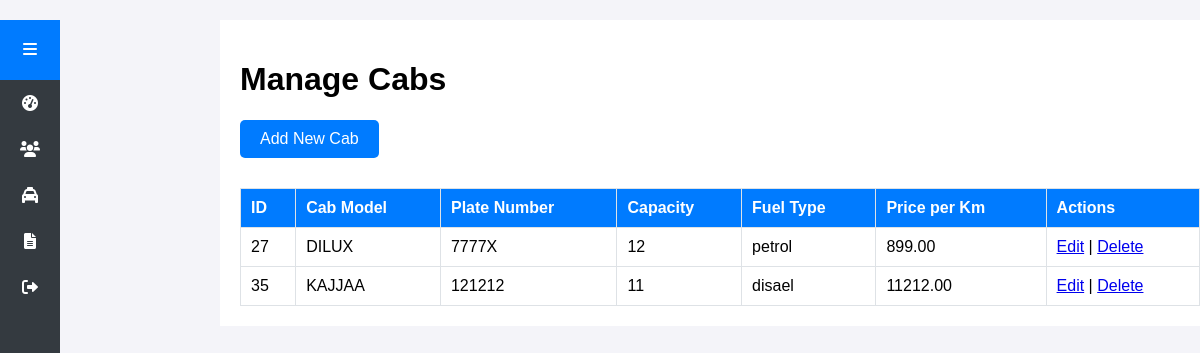
Page /admin/manage_cabs.php (signed in) on the committed database.
### tables this page shows
CREATE TABLE `cabs` (
  `id` int(11) NOT NULL,
  `driver_id` int(11) NOT NULL,
  `model` varchar(255) NOT NULL,
  `plate_number` varchar(20) NOT NULL,
  `capacity` int(11) NOT NULL,
  `fuel_type` varchar(20) DEFAULT NULL,
  `price_per_km` decimal(10,2) NOT NULL,
  `availability` enum('On duty','On leave','maintenance') NOT NULL,
  `created_at` timestamp NULL DEFAULT current_timestamp()
);

### admin/manage_cabs.php (the view, shortened to what this page needs)
<?php
include 'db_connection.php';
$sql = "SELECT * FROM cabs";
$result = $conn->query($sql);
?>
<!DOCTYPE html>
<html lang="en">
<head>
    <link rel="stylesheet" href="../styles.css">
    <link rel="stylesheet" href="https://cdnjs.cloudflare.com/ajax/libs/font-awesome/6.0.0-beta3/css/all.min.css">
</head>
<body>
    <div class="sidebar" id="sidebar">
        <div class="sidebar-header">
            <div class="menu-toggle" id="menu-toggle">
                <i class="fas fa-bars"></i>
            </div>
        </div>
        <div class="sidebar-menu" id="sidebar-menu">
            <a href="admin_dashboard.php"><i class="fas fa-tachometer-alt"></i><span class="menu-text">Dashboard</span></a>
            <a href="manage_users.php"><i class="fas fa-users"></i><span class="menu-text">Manage Users</span></a>
            <a href="manage_cabs.php"><i class="fas fa-taxi"></i><span class="menu-text">Manage Cabs</span></a>
            <a href="manage_bookings.php"><i class="fas fa-file-alt"></i><span class="menu-text">Manage Bookings</span></a>
            <a href="logout.php"><i class="fas fa-sign-out-alt"></i><span class="menu-text">Logout</span></a>
        </div>
    </div>
    <div class="container">
        <h1>Manage Cabs</h1>
        <a href="add_cab.php" class="add-cab-btn">Add New Cab</a>
        <table>
            <thead>
                <tr>
                    <th>ID</th>
                    <th>Cab Model</th>
                    <th>Plate Number</th>
                    <th>Capacity</th>
                    <th>Fuel Type</th>
                    <th>Price per Km</th>
                    <th>Actions</th>
                </tr>
            </thead>
            <tbody>
                <?php while($row = $result->fetch_assoc()) { ?>
                <tr>
                    <td><?php echo $row['id']; ?></td>
                    <td><?php echo $row['model']; ?></td>
                    <td><?php echo $row['plate_number']; ?></td>
                    <td><?php echo $row['capacity']; ?></td>
                    <td><?php echo $row['fuel_type']; ?></td>
                    <td><?php echo $row['price_per_km']; ?></td>
                    <td>
                        <a href="edit_cab.php?id=<?php echo $row['id']; ?>">Edit</a> |
                        <a href="delete_cab.php?id=<?php echo $row['id']; ?>" onclick="return confirm('Are you sure?')">Delete</a>
                    </td>
                </tr>
                <?php } ?>
            </tbody>
        </table>
    </div>
</body>
</html>

### styles.css (style rules this page uses)
body { font-family: Arial, sans-serif; background-color: #f4f4f4; margin: 0; padding: 0; }

### admin/manage_cabs.php (style rules this page uses)
body { background-color: #f4f4f9; font-family: Arial, sans-serif; margin: 0; padding: 0; }
.sidebar { width: 60px; height: 100vh; background-color: #343a40; position: fixed; transition: width 0.3s; }
.sidebar-header { display: flex; justify-content: center; align-items: center; height: 60px; background-color: #007BFF; }
.menu-toggle { cursor: pointer; color: white; }
.sidebar-menu { display: flex; flex-direction: column; align-items: center; }
.sidebar-menu a { padding: 15px 0; color: white; text-decoration: none; display: flex; justify-content: center; align-items: center; width: 100%; }
.container { margin-left: 220px; padding: 20px; }
table { width: 100%; border-collapse: collapse; margin-top: 20px; }
table, th, td { border: 1px solid #dee2e6; }
th, td { padding: 10px; text-align: left; }
th { background-color: #007BFF; color: white; }
a.add-cab-btn { display: inline-block; padding: 10px 20px; background-color: #007BFF; color: white; text-decoration: none; border-radius: 5px; margin-bottom: 10px; }

### rows in the picture
cabs: id "27", model "DILUX", plate_number "7777X", capacity "12", fuel_type "petrol", price_per_km "899.00"
cabs: id "35", model "KAJJAA", plate_number "121212", capacity "11", fuel_type "disael", price_per_km "11212.00"
